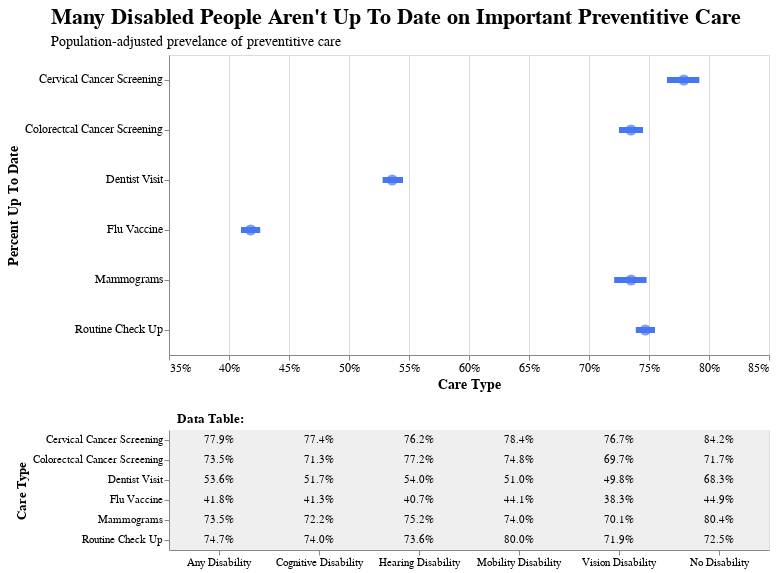

Here is the notebook cell this chart was saved with:
### Code cell
sorting = ['Any Disability', 'Cognitive Disability', 'Hearing Disability', 'Mobility Disability',
           'Vision Disability', 'No Disability']


main_title = alt.TitleParams("Many Disabled People Aren't Up To Date on Important Preventitive Care", 
                         subtitle = '''Population-adjusted prevelance of preventitive care''',
                         anchor = 'start',
                         dx = 45, 
                         fontSize = 22, 
                         subtitleFontSize = 14, 
                         subtitlePadding = 6)

strats = list(preventitive_care.Stratification1.unique())
strats_dropdown = alt.binding_select(options = strats, name = "Disability Type: ")
strats_select = alt.selection_single(fields = ['Stratification1'], init = {'Stratification1' : 'Any Disability'}, bind = strats_dropdown, empty = 'none')

coords = alt.selection_single(encodings = ['x', 'y'], on = 'mouseover', nearest = True, empty = 'none')


l = alt.Chart(preventitive_care, title = main_title).add_selection(
    strats_select
).mark_rule(
    size = 6, 
    color = '#4676f0'
).encode(
    alt.Y('short_question:N', axis = alt.Axis(title = 'Percent Up To Date', labelFontSize = 11.5, titleFontSize = 13.5)), 
    alt.X('High_Confidence_Limit:Q', scale = alt.Scale(domain = [0.35, 0.85], zero = False), 
          axis = alt.Axis(title = 'Care Type', format = '.0%', labelFontSize = 11.5, titleFontSize = 13.5)), 
    alt.X2('Low_Confidence_Limit:Q'),
    tooltip = [alt.Tooltip('Data_Value:Q', title = 'Percent Up To Date', format = '.2%'), 
               alt.Tooltip('margin_of_error:Q', title = 'Margin of Error', format = '.2%')]
).transform_filter(strats_select)

m = alt.Chart(preventitive_care).add_selection(
    coords
).mark_point(
    filled = True,
    size = 125, 
    color = '#4676f0'
).encode(
    y = alt.Y('short_question:N', axis = alt.Axis(labelFontSize = 100)), 
    x = alt.X('Data_Value:Q'), 
    tooltip = [alt.Tooltip('Data_Value:Q', title = 'Percent Up To Date', format = '.2%'), 
               alt.Tooltip('margin_of_error:Q', title = 'Margin of Error', format = '.2%')]
).transform_filter(strats_select)

top = alt.layer(l, m
).properties(
    width = 600, 
    height = 300
).interactive()


base = alt.Chart(preventitive_care).mark_rect(
    color = '#fff'
).encode(
    y = alt.Y('short_question:N', axis = alt.Axis(title = 'Care Type', labelFontSize = 10.5, titleFontSize = 13)),
    x = alt.X('Stratification1:N', sort = sorting, axis = alt.Axis(title = '', labelFontSize = 10.5)), 
    color = alt.condition(coords, alt.value('#7396f0'), alt.value('#efefef'))
)

text = alt.Chart(preventitive_care).mark_text(
    baseline = 'middle'
).encode(
    y = alt.Y('short_question:N'), 
    x = alt.X('Stratification1:N', sort = sorting),
    text = alt.Text('Data_Value:Q', format = ".1%"),
)

bottom_title = alt.TitleParams('Data Table:', anchor = 'start', fontSize = 13, dx = 162)
bottom = alt.layer(base, text).properties(width = 600, title = bottom_title)

alt.vconcat(top, bottom).configure_axisX(labelAngle = 0)

### Figure 1 — Vega-Lite specification as saved in the notebook (floating-point values rounded to 4 significant figures)
{"config": {"view": {"continuousWidth": 400, "continuousHeight": 300}, "axisX": {"labelAngle": 0}}, "vconcat": [{"layer": [{"mark": {"type": "rule", "color": "#4676f0", "size": 6}, "encoding": {"tooltip": [{"field": "Data_Value", "format": ".2%", "title": "Percent Up To Date", "type": "quantitative"}, {"field": "margin_of_error", "format": ".2%", "title": "Margin of Error", "type": "quantitative"}], "x": {"axis": {"format": ".0%", "labelFontSize": 11.5, "title": "Care Type", "titleFontSize": 13.5}, "field": "High_Confidence_Limit", "scale": {"domain": [0.35, 0.85], "zero": false}, "type": "quantitative"}, "x2": {"field": "Low_Confidence_Limit"}, "y": {"axis": {"labelFontSize": 11.5, "title": "Percent Up To Date", "titleFontSize": 13.5}, "field": "short_question", "type": "nominal"}}, "selection": {"selector409": {"type": "single", "fields": ["Stratification1"], "init": {"Stratification1": "Any Disability"}, "bind": {"input": "select", "options": ["Any Disability", "Cognitive Disability", "Hearing Disability", "Mobility Disability", "Vision Disability", "No Disability"], "name": "Disability Type: "}, "empty": "none"}, "selector411": {"type": "interval", "bind": "scales", "encodings": ["x", "y"]}}, "title": {"text": "Many Disabled People Aren't Up To Date on Important Preventitive Care", "anchor": "start", "dx": 45, "fontSize": 22, "subtitle": "Population-adjusted prevelance of preventitive care", "subtitleFontSize": 14, "subtitlePadding": 6}, "transform": [{"filter": {"selection": "selector409"}}]}, {"mark": {"type": "point", "color": "#4676f0", "filled": true, "size": 125}, "encoding": {"tooltip": [{"field": "Data_Value", "format": ".2%", "title": "Percent Up To Date", "type": "quantitative"}, {"field": "margin_of_error", "format": ".2%", "title": "Margin of Error", "type": "quantitative"}], "x": {"field": "Data_Value", "type": "quantitative"}, "y": {"axis": {"labelFontSize": 100}, "field": "short_question", "type": "nominal"}}, "selection": {"selector410": {"type": "single", "encodings": ["x", "y"], "on": "mouseover", "nearest": true, "empty": "none"}}, "transform": [{"filter": {"selection": "selector409"}}]}], "height": 300, "width": 600}, {"layer": [{"mark": {"type": "rect", "color": "#fff"}, "encoding": {"color": {"condition": {"value": "#7396f0", "selection": "selector410"}, "value": "#efefef"}, "x": {"axis": {"labelFontSize": 10.5, "title": ""}, "field": "Stratification1", "sort": ["Any Disability", "Cognitive Disability", "Hearing Disability", "Mobility Disability", "Vision Disability", "No Disability"], "type": "nominal"}, "y": {"axis": {"labelFontSize": 10.5, "title": "Care Type", "titleFontSize": 13}, "field": "short_question", "type": "nominal"}}}, {"mark": {"type": "text", "baseline": "middle"}, "encoding": {"text": {"field": "Data_Value", "format": ".1%", "type": "quantitative"}, "x": {"field": "Stratification1", "sort": ["Any Disability", "Cognitive Disability", "Hearing Disability", "Mobility Disability", "Vision Disability", "No Disability"], "type": "nominal"}, "y": {"field": "short_question", "type": "nominal"}}}], "title": {"text": "Data Table:", "anchor": "start", "dx": 162, "fontSize": 13}, "width": 600}], "data": {"name": "data-1a958642d52782dcb896523472760f15"}, "$schema": "https://vega.github.io/schema/vega-lite/v4.17.0.json", "datasets": {"data-1a958642d52782dcb896523472760f15": [{"Year": 2020.0, "LocationAbbr": "US", "LocationDesc": "United States, DC & Territories", "Question": "Mammogram in the past 2 years among females 50 to 74 years of age", "Category": "Prevention & Screenings", "StratificationCategory1": "Disability Status", "Stratification1": "Any Disability", "StratificationCategory2": null, "Stratification2": null, "Response": "Yes", "DataValueType": "Prevalence", "Data_Value": 0.735, "Data_Value_Footnote_Symbol": null, "Data_Value_Footnote": null, "Low_Confidence_Limit": 0.721, "High_Confidence_Limit": 0.748, "WeightedNumber": 10730000.0, "margin_of_error": 0.013, "short_question": "Mammograms"}, {"Year": 2020.0, "LocationAbbr": "US", "LocationDesc": "United States, DC & Territories", "Question": "Mammogram in the past 2 years among females 50 to 74 years of age", "Category": "Prevention & Screenings", "StratificationCategory1": "Disability Type", "Stratification1": "Cognitive Disability", "StratificationCategory2": null, "Stratification2": null, "Response": "Yes", "DataValueType": "Prevalence", "Data_Value": 0.722, "Data_Value_Footnote_Symbol": null, "Data_Value_Footnote": null, "Low_Confidence_Limit": 0.702, "High_Confidence_Limit": 0.741, "WeightedNumber": 3632000.0, "margin_of_error": 0.019, "short_question": "Mammograms"}, {"Year": 2020.0, "LocationAbbr": "US", "LocationDesc": "United States, DC & Territories", "Question": "Mammogram in the past 2 years among females 50 to 74 years of age", "Category": "Prevention & Screenings", "StratificationCategory1": "Disability Type", "Stratification1": "Hearing Disability", "StratificationCategory2": null, "Stratification2": null, "Response": "Yes", "DataValueType": "Prevalence", "Data_Value": 0.752, "Data_Value_Footnote_Symbol": null, "Data_Value_Footnote": null, "Low_Confidence_Limit": 0.726, "High_Confidence_Limit": 0.776, "WeightedNumber": 2099000.0, "margin_of_error": 0.024, "short_question": "Mammograms"}, {"Year": 2020.0, "LocationAbbr": "US", "LocationDesc": "United States, DC & Territories", "Question": "Mammogram in the past 2 years among females 50 to 74 years of age", "Category": "Prevention & Screenings", "StratificationCategory1": "Disability Type", "Stratification1": "Mobility Disability", "StratificationCategory2": null, "Stratification2": null, "Response": "Yes", "DataValueType": "Prevalence", "Data_Value": 0.74, "Data_Value_Footnote_Symbol": null, "Data_Value_Footnote": null, "Low_Confidence_Limit": 0.724, "High_Confidence_Limit": 0.755, "WeightedNumber": 7160000.0, "margin_of_error": 0.015, "short_question": "Mammograms"}, {"Year": 2020.0, "LocationAbbr": "US", "LocationDesc": "United States, DC & Territories", "Question": "Mammogram in the past 2 years among females 50 to 74 years of age", "Category": "Prevention & Screenings", "StratificationCategory1": "Disability Type", "Stratification1": "Vision Disability", "StratificationCategory2": null, "Stratification2": null, "Response": "Yes", "DataValueType": "Prevalence", "Data_Value": 0.701, "Data_Value_Footnote_Symbol": null, "Data_Value_Footnote": null, "Low_Confidence_Limit": 0.664, "High_Confidence_Limit": 0.735, "WeightedNumber": 2129000.0, "margin_of_error": 0.034, "short_question": "Mammograms"}, {"Year": 2020.0, "LocationAbbr": "US", "LocationDesc": "United States, DC & Territories", "Question": "Mammogram in the past 2 years among females 50 to 74 years of age", "Category": "Prevention & Screenings", "StratificationCategory1": "Disability Status", "Stratification1": "No Disability", "StratificationCategory2": null, "Stratification2": null, "Response": "Yes", "DataValueType": "Prevalence", "Data_Value": 0.804, "Data_Value_Footnote_Symbol": null, "Data_Value_Footnote": null, "Low_Confidence_Limit": 0.797, "High_Confidence_Limit": 0.812, "WeightedNumber": 25750000.0, "margin_of_error": 0.008, "short_question": "Mammograms"}, {"Year": 2020.0, "LocationAbbr": "US", "LocationDesc": "United States, DC & Territories", "Question": "Up-to-date cervical cancer screening among females 21 to 65 years of age", "Category": "Prevention & Screenings", "StratificationCategory1": "Disability Status", "Stratification1": "Any Disability", "StratificationCategory2": null, "Stratification2": null, "Response": "Yes", "DataValueType": "Prevalence", "Data_Value": 0.779, "Data_Value_Footnote_Symbol": null, "Data_Value_Footnote": null, "Low_Confidence_Limit": 0.765, "High_Confidence_Limit": 0.792, "WeightedNumber": 11680000.0, "margin_of_error": 0.013, "short_question": "Cervical Cancer Screening"}, {"Year": 2020.0, "LocationAbbr": "US", "LocationDesc": "United States, DC & Territories", "Question": "Up-to-date cervical cancer screening among females 21 to 65 years of age", "Category": "Prevention & Screenings", "StratificationCategory1": "Disability Type", "Stratification1": "Cognitive Disability", "StratificationCategory2": null, "Stratification2": null, "Response": "Yes", "DataValueType": "Prevalence", "Data_Value": 0.774, "Data_Value_Footnote_Symbol": null, "Data_Value_Footnote": null, "Low_Confidence_Limit": 0.755, "High_Confidence_Limit": 0.792, "WeightedNumber": 6297000.0, "margin_of_error": 0.018, "short_question": "Cervical Cancer Screening"}, {"Year": 2020.0, "LocationAbbr": "US", "LocationDesc": "United States, DC & Territories", "Question": "Up-to-date cervical cancer screening among females 21 to 65 years of age", "Category": "Prevention & Screenings", "StratificationCategory1": "Disability Type", "Stratification1": "Hearing Disability", "StratificationCategory2": null, "Stratification2": null, "Response": "Yes", "DataValueType": "Prevalence", "Data_Value": 0.762, "Data_Value_Footnote_Symbol": null, "Data_Value_Footnote": null, "Low_Confidence_Limit": 0.724, "High_Confidence_Limit": 0.795, "WeightedNumber": 1423000.0, "margin_of_error": 0.033, "short_question": "Cervical Cancer Screening"}, {"Year": 2020.0, "LocationAbbr": "US", "LocationDesc": "United States, DC & Territories", "Question": "Up-to-date cervical cancer screening among females 21 to 65 years of age", "Category": "Prevention & Screenings", "StratificationCategory1": "Disability Type", "Stratification1": "Mobility Disability", "StratificationCategory2": null, "Stratification2": null, "Response": "Yes", "DataValueType": "Prevalence", "Data_Value": 0.784, "Data_Value_Footnote_Symbol": null, "Data_Value_Footnote": null, "Low_Confidence_Limit": 0.762, "High_Confidence_Limit": 0.805, "WeightedNumber": 4660000.0, "margin_of_error": 0.021, "short_question": "Cervical Cancer Screening"}, {"Year": 2020.0, "LocationAbbr": "US", "LocationDesc": "United States, DC & Territories", "Question": "Up-to-date cervical cancer screening among females 21 to 65 years of age", "Category": "Prevention & Screenings", "StratificationCategory1": "Disability Type", "Stratification1": "Vision Disability", "StratificationCategory2": null, "Stratification2": null, "Response": "Yes", "DataValueType": "Prevalence", "Data_Value": 0.767, "Data_Value_Footnote_Symbol": null, "Data_Value_Footnote": null, "Low_Confidence_Limit": 0.734, "High_Confidence_Limit": 0.798, "WeightedNumber": 2353000.0, "margin_of_error": 0.031, "short_question": "Cervical Cancer Screening"}, {"Year": 2020.0, "LocationAbbr": "US", "LocationDesc": "United States, DC & Territories", "Question": "Up-to-date cervical cancer screening among females 21 to 65 years of age", "Category": "Prevention & Screenings", "StratificationCategory1": "Disability Status", "Stratification1": "No Disability", "StratificationCategory2": null, "Stratification2": null, "Response": "Yes", "DataValueType": "Prevalence", "Data_Value": 0.842, "Data_Value_Footnote_Symbol": null, "Data_Value_Footnote": null, "Low_Confidence_Limit": 0.836, "High_Confidence_Limit": 0.848, "WeightedNumber": 47500000.0, "margin_of_error": 0.006, "short_question": "Cervical Cancer Screening"}, {"Year": 2020.0, "LocationAbbr": "US", "LocationDesc": "United States, DC & Territories", "Question": "Up-to-date colorectal cancer screening among adults 50 to 75 years of age", "Category": "Prevention & Screenings", "StratificationCategory1": "Disability Status", "Stratification1": "Any Disability", "StratificationCategory2": null, "Stratification2": null, "Response": "Yes", "DataValueType": "Prevalence", "Data_Value": 0.735, "Data_Value_Footnote_Symbol": null, "Data_Value_Footnote": null, "Low_Confidence_Limit": 0.725, "High_Confidence_Limit": 0.745, "WeightedNumber": 20100000.0, "margin_of_error": 0.01, "short_question": "Colorectcal Cancer Screening"}, {"Year": 2020.0, "LocationAbbr": "US", "LocationDesc": "United States, DC & Territories", "Question": "Up-to-date colorectal cancer screening among adults 50 to 75 years of age", "Category": "Prevention & Screenings", "StratificationCategory1": "Disability Type", "Stratification1": "Cognitive Disability", "StratificationCategory2": null, "Stratification2": null, "Response": "Yes", "DataValueType": "Prevalence", "Data_Value": 0.713, "Data_Value_Footnote_Symbol": null, "Data_Value_Footnote": null, "Low_Confidence_Limit": 0.694, "High_Confidence_Limit": 0.732, "WeightedNumber": 6112000.0, "margin_of_error": 0.019, "short_question": "Colorectcal Cancer Screening"}, {"Year": 2020.0, "LocationAbbr": "US", "LocationDesc": "United States, DC & Territories", "Question": "Up-to-date colorectal cancer screening among adults 50 to 75 years of age", "Category": "Prevention & Screenings", "StratificationCategory1": "Disability Type", "Stratification1": "Hearing Disability", "StratificationCategory2": null, "Stratification2": null, "Response": "Yes", "DataValueType": "Prevalence", "Data_Value": 0.772, "Data_Value_Footnote_Symbol": null, "Data_Value_Footnote": null, "Low_Confidence_Limit": 0.754, "High_Confidence_Limit": 0.789, "WeightedNumber": 5977000.0, "margin_of_error": 0.017, "short_question": "Colorectcal Cancer Screening"}, {"Year": 2020.0, "LocationAbbr": "US", "LocationDesc": "United States, DC & Territories", "Question": "Up-to-date colorectal cancer screening among adults 50 to 75 years of age", "Category": "Prevention & Screenings", "StratificationCategory1": "Disability Type", "Stratification1": "Mobility Disability", "StratificationCategory2": null, "Stratification2": null, "Response": "Yes", "DataValueType": "Prevalence", "Data_Value": 0.748, "Data_Value_Footnote_Symbol": null, "Data_Value_Footnote": null, "Low_Confidence_Limit": 0.736, "High_Confidence_Limit": 0.76, "WeightedNumber": 12410000.0, "margin_of_error": 0.012, "short_question": "Colorectcal Cancer Screening"}, {"Year": 2020.0, "LocationAbbr": "US", "LocationDesc": "United States, DC & Territories", "Question": "Up-to-date colorectal cancer screening among adults 50 to 75 years of age", "Category": "Prevention & Screenings", "StratificationCategory1": "Disability Type", "Stratification1": "Vision Disability", "StratificationCategory2": null, "Stratification2": null, "Response": "Yes", "DataValueType": "Prevalence", "Data_Value": 0.697, "Data_Value_Footnote_Symbol": null, "Data_Value_Footnote": null, "Low_Confidence_Limit": 0.671, "High_Confidence_Limit": 0.721, "WeightedNumber": 3774000.0, "margin_of_error": 0.024, "short_question": "Colorectcal Cancer Screening"}, {"Year": 2020.0, "LocationAbbr": "US", "LocationDesc": "United States, DC & Territories", "Question": "Up-to-date colorectal cancer screening among adults 50 to 75 years of age", "Category": "Prevention & Screenings", "StratificationCategory1": "Disability Status", "Stratification1": "No Disability", "StratificationCategory2": null, "Stratification2": null, "Response": "Yes", "DataValueType": "Prevalence", "Data_Value": 0.717, "Data_Value_Footnote_Symbol": null, "Data_Value_Footnote": null, "Low_Confidence_Limit": 0.71, "High_Confidence_Limit": 0.723, "WeightedNumber": 44230000.0, "margin_of_error": 0.006, "short_question": "Colorectcal Cancer Screening"}, {"Year": 2020.0, "LocationAbbr": "US", "LocationDesc": "United States, DC & Territories", "Question": "Routine check-up in the past year among adults 18 years of age or older", "Category": "Prevention & Screenings", "StratificationCategory1": "Disability Status", "Stratification1": "Any Disability", "StratificationCategory2": null, "Stratification2": null, "Response": "Yes", "DataValueType": "Age-adjusted Prevalence", "Data_Value": 0.747, "Data_Value_Footnote_Symbol": null, "Data_Value_Footnote": null, "Low_Confidence_Limit": 0.739, "High_Confidence_Limit": 0.755, "WeightedNumber": 50740000.0, "margin_of_error": 0.008, "short_question": "Routine Check Up"}, {"Year": 2020.0, "LocationAbbr": "US", "LocationDesc": "United States, DC & Territories", "Question": "Routine check-up in the past year among adults 18 years of age or older", "Category": "Prevention & Screenings", "StratificationCategory1": "Disability Type", "Stratification1": "Cognitive Disability", "StratificationCategory2": null, "Stratification2": null, "Response": "Yes", "DataValueType": "Age-adjusted Prevalence", "Data_Value": 0.74, "Data_Value_Footnote_Symbol": null, "Data_Value_Footnote": null, "Low_Confidence_Limit": 0.729, "High_Confidence_Limit": 0.751, "WeightedNumber": 19440000.0, "margin_of_error": 0.011, "short_question": "Routine Check Up"}, {"Year": 2020.0, "LocationAbbr": "US", "LocationDesc": "United States, DC & Territories", "Question": "Routine check-up in the past year among adults 18 years of age or older", "Category": "Prevention & Screenings", "StratificationCategory1": "Disability Type", "Stratification1": "Hearing Disability", "StratificationCategory2": null, "Stratification2": null, "Response": "Yes", "DataValueType": "Age-adjusted Prevalence", "Data_Value": 0.736, "Data_Value_Footnote_Symbol": null, "Data_Value_Footnote": null, "Low_Confidence_Limit": 0.716, "High_Confidence_Limit": 0.755, "WeightedNumber": 13380000.0, "margin_of_error": 0.019, "short_question": "Routine Check Up"}, {"Year": 2020.0, "LocationAbbr": "US", "LocationDesc": "United States, DC & Territories", "Question": "Routine check-up in the past year among adults 18 years of age or older", "Category": "Prevention & Screenings", "StratificationCategory1": "Disability Type", "Stratification1": "Mobility Disability", "StratificationCategory2": null, "Stratification2": null, "Response": "Yes", "DataValueType": "Age-adjusted Prevalence", "Data_Value": 0.8, "Data_Value_Footnote_Symbol": null, "Data_Value_Footnote": null, "Low_Confidence_Limit": 0.784, "High_Confidence_Limit": 0.815, "WeightedNumber": 26430000.0, "margin_of_error": 0.015, "short_question": "Routine Check Up"}, {"Year": 2020.0, "LocationAbbr": "US", "LocationDesc": "United States, DC & Territories", "Question": "Routine check-up in the past year among adults 18 years of age or older", "Category": "Prevention & Screenings", "StratificationCategory1": "Disability Type", "Stratification1": "Vision Disability", "StratificationCategory2": null, "Stratification2": null, "Response": "Yes", "DataValueType": "Age-adjusted Prevalence", "Data_Value": 0.719, "Data_Value_Footnote_Symbol": null, "Data_Value_Footnote": null, "Low_Confidence_Limit": 0.698, "High_Confidence_Limit": 0.739, "WeightedNumber": 9683000.0, "margin_of_error": 0.02, "short_question": "Routine Check Up"}, {"Year": 2020.0, "LocationAbbr": "US", "LocationDesc": "United States, DC & Territories", "Question": "Routine check-up in the past year among adults 18 years of age or older", "Category": "Prevention & Screenings", "StratificationCategory1": "Disability Status", "Stratification1": "No Disability", "StratificationCategory2": null, "Stratification2": null, "Response": "Yes", "DataValueType": "Age-adjusted Prevalence", "Data_Value": 0.725, "Data_Value_Footnote_Symbol": null, "Data_Value_Footnote": null, "Low_Confidence_Limit": 0.721, "High_Confidence_Limit": 0.729, "WeightedNumber": 130400000.0, "margin_of_error": 0.004, "short_question": "Routine Check Up"}, {"Year": 2020.0, "LocationAbbr": "US", "LocationDesc": "United States, DC & Territories", "Question": "Visited a dentist in the past year among adults 18 years of age or older", "Category": "Prevention & Screenings", "StratificationCategory1": "Disability Status", "Stratification1": "Any Disability", "StratificationCategory2": null, "Stratification2": null, "Response": "Yes", "DataValueType": "Age-adjusted Prevalence", "Data_Value": 0.536, "Data_Value_Footnote_Symbol": null, "Data_Value_Footnote": null, "Low_Confidence_Limit": 0.528, "High_Confidence_Limit": 0.545, "WeightedNumber": 34450000.0, "margin_of_error": 0.009, "short_question": "Dentist Visit"}, {"Year": 2020.0, "LocationAbbr": "US", "LocationDesc": "United States, DC & Territories", "Question": "Visited a dentist in the past year among adults 18 years of age or older", "Category": "Prevention & Screenings", "StratificationCategory1": "Disability Type", "Stratification1": "Cognitive Disability", "StratificationCategory2": null, "Stratification2": null, "Response": "Yes", "DataValueType": "Age-adjusted Prevalence", "Data_Value": 0.517, "Data_Value_Footnote_Symbol": null, "Data_Value_Footnote": null, "Low_Confidence_Limit": 0.505, "High_Confidence_Limit": 0.529, "WeightedNumber": 13490000.0, "margin_of_error": 0.012, "short_question": "Dentist Visit"}, {"Year": 2020.0, "LocationAbbr": "US", "LocationDesc": "United States, DC & Territories", "Question": "Visited a dentist in the past year among adults 18 years of age or older", "Category": "Prevention & Screenings", "StratificationCategory1": "Disability Type", "Stratification1": "Hearing Disability", "StratificationCategory2": null, "Stratification2": null, "Response": "Yes", "DataValueType": "Age-adjusted Prevalence", "Data_Value": 0.54, "Data_Value_Footnote_Symbol": null, "Data_Value_Footnote": null, "Low_Confidence_Limit": 0.519, "High_Confidence_Limit": 0.56, "WeightedNumber": 9276000.0, "margin_of_error": 0.02, "short_question": "Dentist Visit"}, {"Year": 2020.0, "LocationAbbr": "US", "LocationDesc": "United States, DC & Territories", "Question": "Visited a dentist in the past year among adults 18 years of age or older", "Category": "Prevention & Screenings", "StratificationCategory1": "Disability Type", "Stratification1": "Mobility Disability", "StratificationCategory2": null, "Stratification2": null, "Response": "Yes", "DataValueType": "Age-adjusted Prevalence", "Data_Value": 0.51, "Data_Value_Footnote_Symbol": null, "Data_Value_Footnote": null, "Low_Confidence_Limit": 0.492, "High_Confidence_Limit": 0.527, "WeightedNumber": 15530000.0, "margin_of_error": 0.017, "short_question": "Dentist Visit"}, {"Year": 2020.0, "LocationAbbr": "US", "LocationDesc": "United States, DC & Territories", "Question": "Visited a dentist in the past year among adults 18 years of age or older", "Category": "Prevention & Screenings", "StratificationCategory1": "Disability Type", "Stratification1": "Vision Disability", "StratificationCategory2": null, "Stratification2": null, "Response": "Yes", "DataValueType": "Age-adjusted Prevalence", "Data_Value": 0.498, "Data_Value_Footnote_Symbol": null, "Data_Value_Footnote": null, "Low_Confidence_Limit": 0.477, "High_Confidence_Limit": 0.519, "WeightedNumber": 6196000.0, "margin_of_error": 0.021, "short_question": "Dentist Visit"}, {"Year": 2020.0, "LocationAbbr": "US", "LocationDesc": "United States, DC & Territories", "Question": "Visited a dentist in the past year among adults 18 years of age or older", "Category": "Prevention & Screenings", "StratificationCategory1": "Disability Status", "Stratification1": "No Disability", "StratificationCategory2": null, "Stratification2": null, "Response": "Yes", "DataValueType": "Age-adjusted Prevalence", "Data_Value": 0.683, "Data_Value_Footnote_Symbol": null, "Data_Value_Footnote": null, "Low_Confidence_Limit": 0.679, "High_Confidence_Limit": 0.688, "WeightedNumber": 123000000.0, "margin_of_error": 0.005, "short_question": "Dentist Visit"}, {"Year": 2020.0, "LocationAbbr": "US", "LocationDesc": "United States, DC & Territories", "Question": "Had a flu vaccine in the past 12 months among adults 18 years of age or older", "Category": "Prevention & Screenings", "StratificationCategory1": "Disability Status", "Stratification1": "Any Disability", "StratificationCategory2": null, "Stratification2": null, "Response": "Yes", "DataValueType": "Age-adjusted Prevalence", "Data_Value": 0.418, "Data_Value_Footnote_Symbol": null, "Data_Value_Footnote": null, "Low_Confidence_Limit": 0.41, "High_Confidence_Limit": 0.426, "WeightedNumber": 30210000.0, "margin_of_error": 0.008, "short_question": "Flu Vaccine"}, {"Year": 2020.0, "LocationAbbr": "US", "LocationDesc": "United States, DC & Territories", "Question": "Had a flu vaccine in the past 12 months among adults 18 years of age or older", "Category": "Prevention & Screenings", "StratificationCategory1": "Disability Type", "Stratification1": "Cognitive Disability", "StratificationCategory2": null, "Stratification2": null, "Response": "Yes", "DataValueType": "Age-adjusted Prevalence", "Data_Value": 0.413, "Data_Value_Footnote_Symbol": null, "Data_Value_Footnote": null, "Low_Confidence_Limit": 0.402, "High_Confidence_Limit": 0.424, "WeightedNumber": 10850000.0, "margin_of_error": 0.011, "short_question": "Flu Vaccine"}, {"Year": 2020.0, "LocationAbbr": "US", "LocationDesc": "United States, DC & Territories", "Question": "Had a flu vaccine in the past 12 months among adults 18 years of age or older", "Category": "Prevention & Screenings", "StratificationCategory1": "Disability Type", "Stratification1": "Hearing Disability", "StratificationCategory2": null, "Stratification2": null, "Response": "Yes", "DataValueType": "Age-adjusted Prevalence", "Data_Value": 0.407, "Data_Value_Footnote_Symbol": null, "Data_Value_Footnote": null, "Low_Confidence_Limit": 0.389, "High_Confidence_Limit": 0.425, "WeightedNumber": 8640000.0, "margin_of_error": 0.018, "short_question": "Flu Vaccine"}, {"Year": 2020.0, "LocationAbbr": "US", "LocationDesc": "United States, DC & Territories", "Question": "Had a flu vaccine in the past 12 months among adults 18 years of age or older", "Category": "Prevention & Screenings", "StratificationCategory1": "Disability Type", "Stratification1": "Mobility Disability", "StratificationCategory2": null, "Stratification2": null, "Response": "Yes", "DataValueType": "Age-adjusted Prevalence", "Data_Value": 0.441, "Data_Value_Footnote_Symbol": null, "Data_Value_Footnote": null, "Low_Confidence_Limit": 0.424, "High_Confidence_Limit": 0.458, "WeightedNumber": 16150000.0, "margin_of_error": 0.017, "short_question": "Flu Vaccine"}, {"Year": 2020.0, "LocationAbbr": "US", "LocationDesc": "United States, DC & Territories", "Question": "Had a flu vaccine in the past 12 months among adults 18 years of age or older", "Category": "Prevention & Screenings", "StratificationCategory1": "Disability Type", "Stratification1": "Vision Disability", "StratificationCategory2": null, "Stratification2": null, "Response": "Yes", "DataValueType": "Age-adjusted Prevalence", "Data_Value": 0.383, "Data_Value_Footnote_Symbol": null, "Data_Value_Footnote": null, "Low_Confidence_Limit": 0.364, "High_Confidence_Limit": 0.401, "WeightedNumber": 5415000.0, "margin_of_error": 0.018, "short_question": "Flu Vaccine"}, {"Year": 2020.0, "LocationAbbr": "US", "LocationDesc": "United States, DC & Territories", "Question": "Had a flu vaccine in the past 12 months among adults 18 years of age or older", "Category": "Prevention & Screenings", "StratificationCategory1": "Disability Status", "Stratification1": "No Disability", "StratificationCategory2": null, "Stratification2": null, "Response": "Yes", "DataValueType": "Age-adjusted Prevalence", "Data_Value": 0.449, "Data_Value_Footnote_Symbol": null, "Data_Value_Footnote": null, "Low_Confidence_Limit": 0.444, "High_Confidence_Limit": 0.453, "WeightedNumber": 79710000.0, "margin_of_error": 0.004, "short_question": "Flu Vaccine"}]}}
